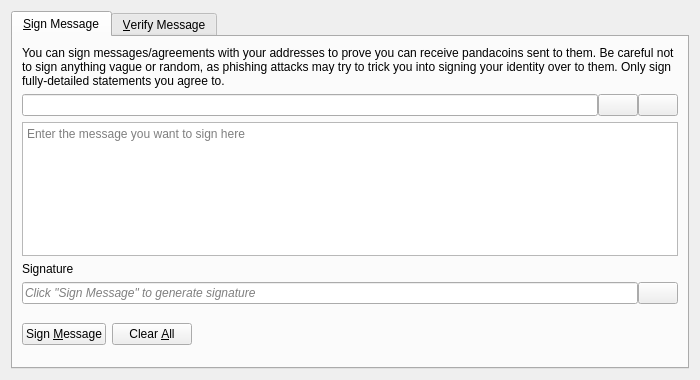
<?xml version="1.0" encoding="UTF-8"?>
<ui version="4.0">
 <class>SignVerifyMessageDialog</class>
 <widget class="QDialog" name="SignVerifyMessageDialog">
  <property name="geometry">
   <rect>
    <x>0</x>
    <y>0</y>
    <width>700</width>
    <height>380</height>
   </rect>
  </property>
  <property name="windowTitle">
   <string>Signatures - Sign / Verify a Message</string>
  </property>
  <property name="modal">
   <bool>true</bool>
  </property>
  <layout class="QVBoxLayout" name="verticalLayout">
   <item>
    <widget class="QTabWidget" name="tabWidget">
     <property name="currentIndex">
      <number>0</number>
     </property>
     <widget class="QWidget" name="tabSignMessage">
      <attribute name="title">
       <string>&amp;Sign Message</string>
      </attribute>
      <layout class="QVBoxLayout" name="verticalLayout_SM">
       <item>
        <widget class="QLabel" name="infoLabel_SM">
         <property name="text">
          <string>You can sign messages/agreements with your addresses to prove you can receive pandacoins sent to them. Be careful not to sign anything vague or random, as phishing attacks may try to trick you into signing your identity over to them. Only sign fully-detailed statements you agree to.</string>
         </property>
         <property name="textFormat">
          <enum>Qt::PlainText</enum>
         </property>
         <property name="wordWrap">
          <bool>true</bool>
         </property>
        </widget>
       </item>
       <item>
        <layout class="QHBoxLayout" name="horizontalLayout_1_SM">
         <property name="spacing">
          <number>0</number>
         </property>
         <item>
          <widget class="QValidatedLineEdit" name="addressIn_SM">
           <property name="toolTip">
            <string>The Pandacoin address to sign the message with</string>
           </property>
          </widget>
         </item>
         <item>
          <widget class="QPushButton" name="addressBookButton_SM">
           <property name="toolTip">
            <string>Choose previously used address</string>
           </property>
           <property name="text">
            <string/>
           </property>
           <property name="icon">
            <iconset resource="../bitcoin.qrc">
             <normaloff>:/icons/address-book</normaloff>:/icons/address-book</iconset>
           </property>
           <property name="shortcut">
            <string>Alt+A</string>
           </property>
           <property name="autoDefault">
            <bool>false</bool>
           </property>
          </widget>
         </item>
         <item>
          <widget class="QPushButton" name="pasteButton_SM">
           <property name="toolTip">
            <string>Paste address from clipboard</string>
           </property>
           <property name="text">
            <string/>
           </property>
           <property name="icon">
            <iconset resource="../bitcoin.qrc">
             <normaloff>:/icons/editpaste</normaloff>:/icons/editpaste</iconset>
           </property>
           <property name="shortcut">
            <string>Alt+P</string>
           </property>
           <property name="autoDefault">
            <bool>false</bool>
           </property>
          </widget>
         </item>
        </layout>
       </item>
       <item>
        <widget class="QPlainTextEdit" name="messageIn_SM">
         <property name="toolTip">
          <string>Enter the message you want to sign here</string>
         </property>
         <property name="placeholderText">
          <string>Enter the message you want to sign here</string>
         </property>
        </widget>
       </item>
       <item>
        <widget class="QLabel" name="signatureLabel_SM">
         <property name="text">
          <string>Signature</string>
         </property>
         <property name="textFormat">
          <enum>Qt::PlainText</enum>
         </property>
        </widget>
       </item>
       <item>
        <layout class="QHBoxLayout" name="horizontalLayout_2_SM">
         <property name="spacing">
          <number>0</number>
         </property>
         <item>
          <widget class="QLineEdit" name="signatureOut_SM">
           <property name="placeholderText">
            <string>Click "Sign Message" to generate signature</string>
           </property>
           <property name="font">
            <font>
             <italic>true</italic>
            </font>
           </property>
           <property name="readOnly">
            <bool>true</bool>
           </property>
          </widget>
         </item>
         <item>
          <widget class="QPushButton" name="copySignatureButton_SM">
           <property name="toolTip">
            <string>Copy the current signature to the system clipboard</string>
           </property>
           <property name="text">
            <string/>
           </property>
           <property name="icon">
            <iconset resource="../bitcoin.qrc">
             <normaloff>:/icons/editcopy</normaloff>:/icons/editcopy</iconset>
           </property>
           <property name="autoDefault">
            <bool>false</bool>
           </property>
          </widget>
         </item>
        </layout>
       </item>
       <item>
        <layout class="QHBoxLayout" name="horizontalLayout_3_SM">
         <item>
          <widget class="QPushButton" name="signMessageButton_SM">
           <property name="toolTip">
            <string>Sign the message to prove you own this Pandacoin address</string>
           </property>
           <property name="text">
            <string>Sign &amp;Message</string>
           </property>
           <property name="icon">
            <iconset resource="../bitcoin.qrc">
             <normaloff>:/icons/edit</normaloff>:/icons/edit</iconset>
           </property>
           <property name="autoDefault">
            <bool>false</bool>
           </property>
          </widget>
         </item>
         <item>
          <widget class="QPushButton" name="clearButton_SM">
           <property name="toolTip">
            <string>Reset all sign message fields</string>
           </property>
           <property name="text">
            <string>Clear &amp;All</string>
           </property>
           <property name="icon">
            <iconset resource="../bitcoin.qrc">
             <normaloff>:/icons/remove</normaloff>:/icons/remove</iconset>
           </property>
           <property name="autoDefault">
            <bool>false</bool>
           </property>
          </widget>
         </item>
         <item>
          <spacer name="horizontalSpacer_1_SM">
           <property name="orientation">
            <enum>Qt::Horizontal</enum>
           </property>
           <property name="sizeHint" stdset="0">
            <size>
             <width>40</width>
             <height>48</height>
            </size>
           </property>
          </spacer>
         </item>
         <item>
          <widget class="QLabel" name="statusLabel_SM">
           <property name="font">
            <font>
             <weight>75</weight>
             <bold>true</bold>
            </font>
           </property>
           <property name="text">
            <string/>
           </property>
           <property name="wordWrap">
            <bool>true</bool>
           </property>
          </widget>
         </item>
         <item>
          <spacer name="horizontalSpacer_2_SM">
           <property name="orientation">
            <enum>Qt::Horizontal</enum>
           </property>
           <property name="sizeHint" stdset="0">
            <size>
             <width>40</width>
             <height>48</height>
            </size>
           </property>
          </spacer>
         </item>
        </layout>
       </item>
      </layout>
     </widget>
     <widget class="QWidget" name="tabVerifyMessage">
      <attribute name="title">
       <string>&amp;Verify Message</string>
      </attribute>
      <layout class="QVBoxLayout" name="verticalLayout_VM">
       <item>
        <widget class="QLabel" name="infoLabel_VM">
         <property name="text">
          <string>Enter the receiver's address, message (ensure you copy line breaks, spaces, tabs, etc. exactly) and signature below to verify the message. Be careful not to read more into the signature than what is in the signed message itself, to avoid being tricked by a man-in-the-middle attack. Note that this only proves the signing party receives with the address, it cannot prove sendership of any transaction!</string>
         </property>
         <property name="textFormat">
          <enum>Qt::PlainText</enum>
         </property>
         <property name="alignment">
          <set>Qt::AlignLeading|Qt::AlignLeft|Qt::AlignTop</set>
         </property>
         <property name="wordWrap">
          <bool>true</bool>
         </property>
        </widget>
       </item>
       <item>
        <layout class="QHBoxLayout" name="horizontalLayout_1_VM">
         <property name="spacing">
          <number>0</number>
         </property>
         <item>
          <widget class="QValidatedLineEdit" name="addressIn_VM">
           <property name="toolTip">
            <string>The Pandacoin address the message was signed with</string>
           </property>
          </widget>
         </item>
         <item>
          <widget class="QPushButton" name="addressBookButton_VM">
           <property name="toolTip">
            <string>Choose previously used address</string>
           </property>
           <property name="text">
            <string/>
           </property>
           <property name="icon">
            <iconset resource="../bitcoin.qrc">
             <normaloff>:/icons/address-book</normaloff>:/icons/address-book</iconset>
           </property>
           <property name="shortcut">
            <string>Alt+A</string>
           </property>
           <property name="autoDefault">
            <bool>false</bool>
           </property>
          </widget>
         </item>
        </layout>
       </item>
       <item>
        <widget class="QPlainTextEdit" name="messageIn_VM">
          <property name="toolTip">
            <string>The signed message to verify</string>
          </property>
          <property name="placeholderText">
            <string>The signed message to verify</string>
          </property>
        </widget>
       </item>
       <item>
        <widget class="QValidatedLineEdit" name="signatureIn_VM">
          <property name="toolTip">
            <string>The signature given when the message was signed</string>
          </property>
          <property name="placeholderText">
            <string>The signature given when the message was signed</string>
          </property>
        </widget>
       </item>
       <item>
        <layout class="QHBoxLayout" name="horizontalLayout_2_VM">
         <item>
          <widget class="QPushButton" name="verifyMessageButton_VM">
           <property name="toolTip">
            <string>Verify the message to ensure it was signed with the specified Pandacoin address</string>
           </property>
           <property name="text">
            <string>Verify &amp;Message</string>
           </property>
           <property name="icon">
            <iconset resource="../bitcoin.qrc">
             <normaloff>:/icons/transaction_0</normaloff>:/icons/transaction_0</iconset>
           </property>
           <property name="autoDefault">
            <bool>false</bool>
           </property>
          </widget>
         </item>
         <item>
          <widget class="QPushButton" name="clearButton_VM">
           <property name="toolTip">
            <string>Reset all verify message fields</string>
           </property>
           <property name="text">
            <string>Clear &amp;All</string>
           </property>
           <property name="icon">
            <iconset resource="../bitcoin.qrc">
             <normaloff>:/icons/remove</normaloff>:/icons/remove</iconset>
           </property>
           <property name="autoDefault">
            <bool>false</bool>
           </property>
          </widget>
         </item>
         <item>
          <spacer name="horizontalSpacer_1_VM">
           <property name="orientation">
            <enum>Qt::Horizontal</enum>
           </property>
           <property name="sizeHint" stdset="0">
            <size>
             <width>40</width>
             <height>48</height>
            </size>
           </property>
          </spacer>
         </item>
         <item>
          <widget class="QLabel" name="statusLabel_VM">
           <property name="font">
            <font>
             <weight>75</weight>
             <bold>true</bold>
            </font>
           </property>
           <property name="text">
            <string/>
           </property>
           <property name="wordWrap">
            <bool>true</bool>
           </property>
          </widget>
         </item>
         <item>
          <spacer name="horizontalSpacer_2_VM">
           <property name="orientation">
            <enum>Qt::Horizontal</enum>
           </property>
           <property name="sizeHint" stdset="0">
            <size>
             <width>40</width>
             <height>48</height>
            </size>
           </property>
          </spacer>
         </item>
        </layout>
       </item>
      </layout>
     </widget>
    </widget>
   </item>
  </layout>
 </widget>
 <customwidgets>
  <customwidget>
   <class>QValidatedLineEdit</class>
   <extends>QLineEdit</extends>
   <header>qt/qvalidatedlineedit.h</header>
  </customwidget>
 </customwidgets>
 <resources>
  <include location="../bitcoin.qrc"/>
 </resources>
 <connections/>
</ui>
